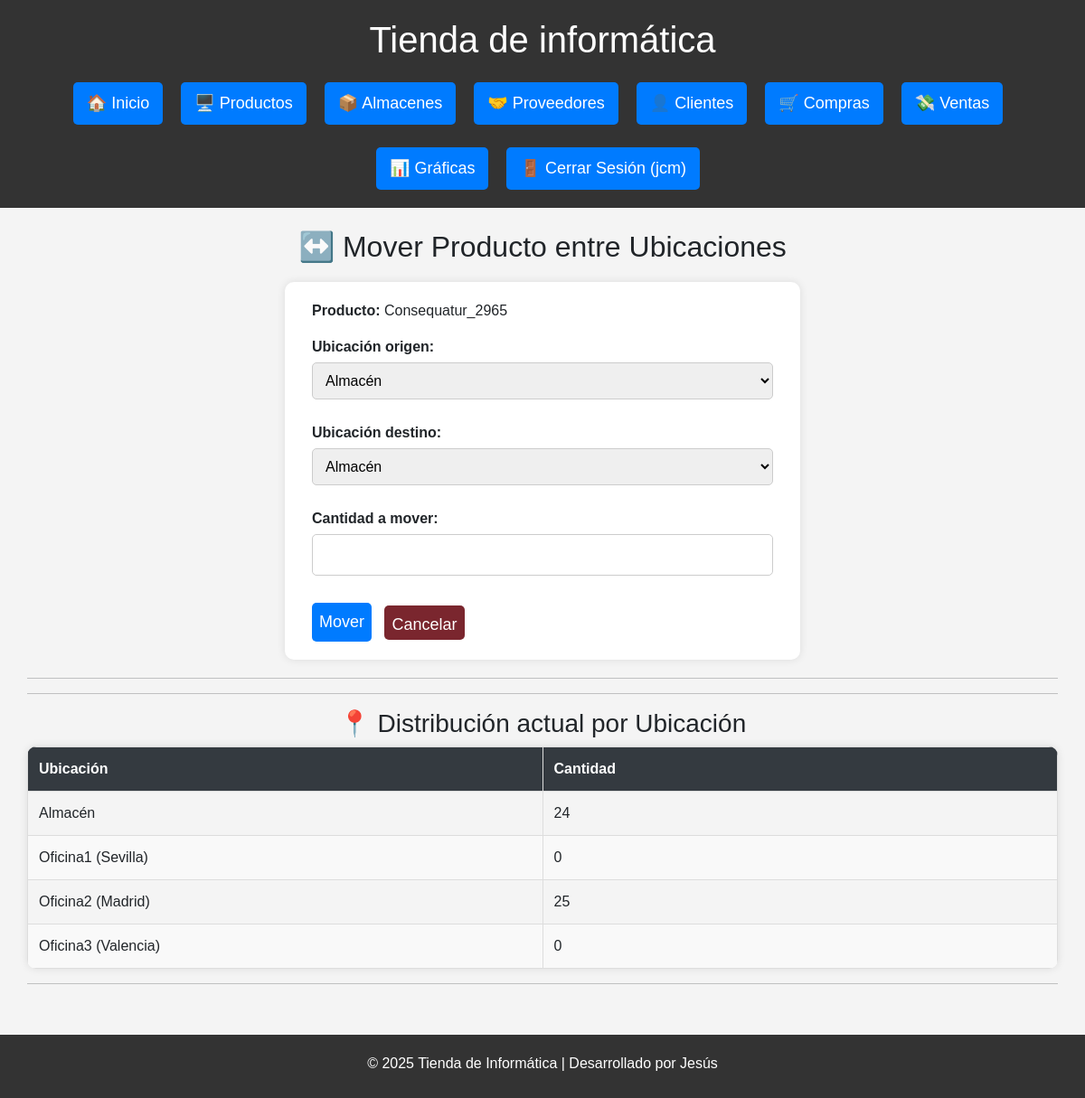
Before: /mover_producto?producto_id=7 (signed in) with the older database file.
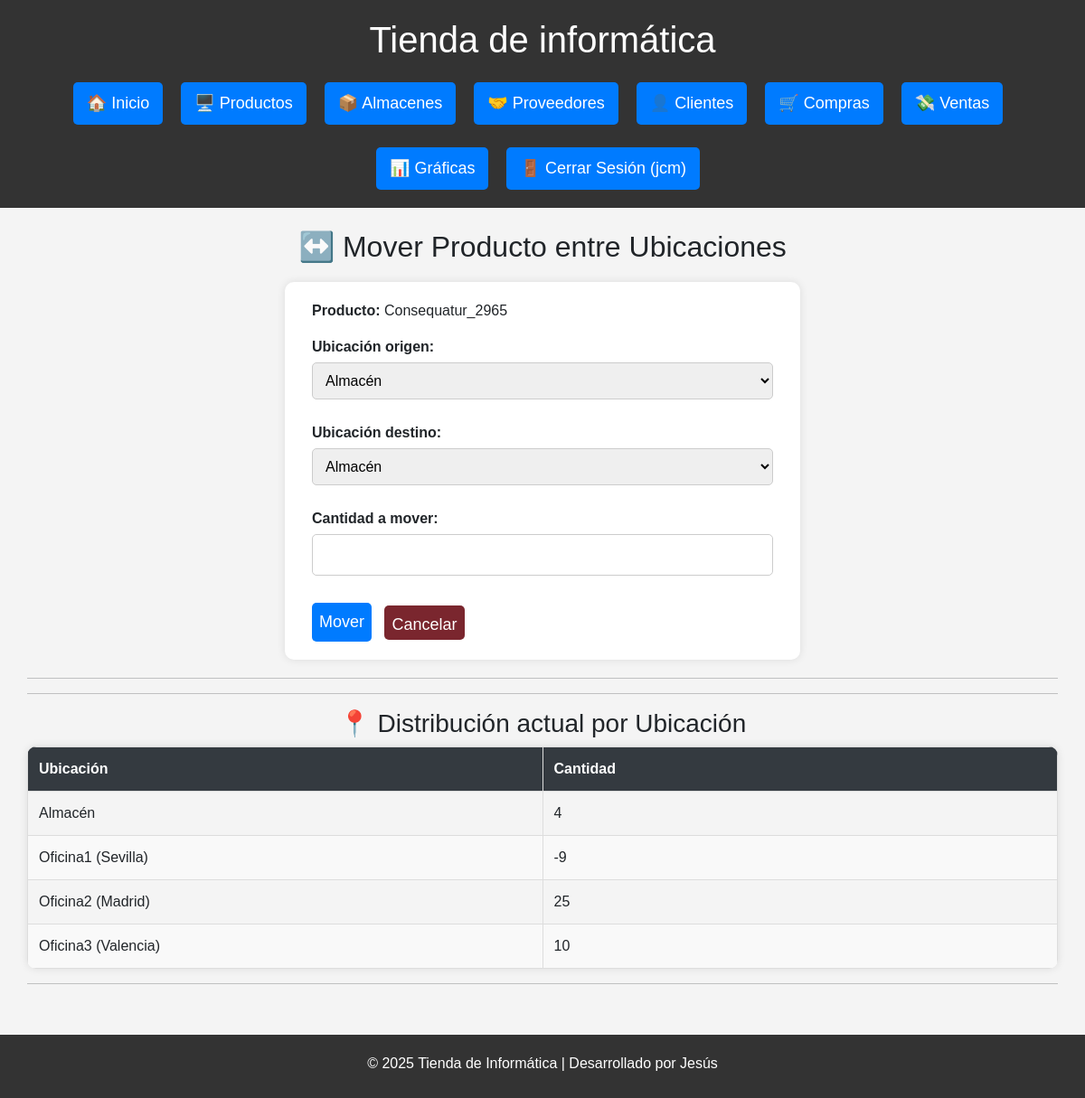
After: the same page with the newer database file.
### db.py (models this page shows)
class Producto(Base):
    __tablename__ = "Producto"
    id = Column(Integer, primary_key=True)
    nombre = Column(String(150), unique=True, nullable=False)
    descripcion = Column(Text)
    categoria_id = Column(Integer, ForeignKey('Categoria.id'), nullable=True)
    precio = Column(Numeric(10, 2), nullable=False)
    stock = Column(Integer, default=0)
    cantidad_total = Column(Integer, default=30)
    fecha_creacion = Column(DateTime, default=func.now())
    categoria = relationship('Categoria', backref=backref('productos', lazy=True))
    ventas = relationship("DetalleVenta", back_populates="producto")

class Ubicacion(Base):
    __tablename__ = "Ubicacion"
    id = Column(Integer, primary_key=True)
    nombre = Column(String(100), unique=True, nullable=False)

class StockPorUbicacion(Base):
    __tablename__ = "StockPorUbicacion"
    id = Column(Integer, primary_key=True)
    producto_id = Column(Integer, ForeignKey("Producto.id"), nullable=False)
    ubicacion_id = Column(Integer, ForeignKey("Ubicacion.id"), nullable=False)
    cantidad = Column(Integer, default=0)
    producto = relationship("Producto", backref="ubicaciones_stock")
    ubicacion = relationship("Ubicacion", backref="stock_producto")

### routes/almacenes.py (the view, shortened to what this page needs)
@almacenes_bp.route('/mover_producto', methods=['GET', 'POST'])
@login_required
def mover_producto():
    producto_id = request.args.get("producto_id")
    ubicaciones = sesion.query(Ubicacion).all()
    producto = sesion.query(Producto).get(producto_id) if producto_id else None
    return render_template("almacenes/mover_producto.html", producto=producto, ubicaciones=ubicaciones)

### db.py (called while the page is built)
def login_required(f):
    @wraps(f)
    def decorated_function(*args, **kwargs):
        if 'usuario' not in session:
            flash('Por favor, inicie sesión para acceder a esta página.', 'error')
            return redirect(url_for('login'))
        return f(*args, **kwargs)
    return decorated_function

### templates/almacenes/mover_producto.html (shortened to what this page needs)
{% extends 'base.html' %}
{% block content %}
<h2>↔️ Mover Producto entre Ubicaciones</h2>
{% if producto %}
<form method="POST">
    <p><strong>Producto:</strong> {{ producto.nombre }}</p>
    <label for="origen_id">Ubicación origen:</label>
    <select name="origen_id" required>
        {% for ubicacion in ubicaciones %}
            <option value="{{ ubicacion.id }}">{{ ubicacion.nombre }}</option>
        {% endfor %}
    </select>
    <label for="destino_id">Ubicación destino:</label>
    <select name="destino_id" required>
        {% for ubicacion in ubicaciones %}
            <option value="{{ ubicacion.id }}">{{ ubicacion.nombre }}</option>
        {% endfor %}
    </select>
    <label for="cantidad">Cantidad a mover:</label>
    <input type="number" name="cantidad" min="1" required>
    <button type="submit" class="btn btn_primary">Mover</button>
    <a href="{{ url_for('almacenes.ver_almacenes') }}" class="btn btn-cancel">Cancelar</a>
</form>
<hr>
{% set cantidades_por_ubicacion = {} %}
{% for entry in producto.ubicaciones_stock %}
    {% set _ = cantidades_por_ubicacion.update({entry.ubicacion.id: entry.cantidad}) %}
{% endfor %}
<hr>
<h3>📍 Distribución actual por Ubicación</h3>
<table class="tabla-estilizada">
    <thead>
        <tr>
            <th>Ubicación</th>
            <th>Cantidad</th>
        </tr>
    </thead>
    <tbody>
        {% for ubicacion in ubicaciones %}
        <tr>
            <td>{{ ubicacion.nombre }}</td>
            <td>{{ cantidades_por_ubicacion.get(ubicacion.id, 0) }}</td>
        </tr>
        {% endfor %}
    </tbody>
</table>
<hr>
{% else %}
    <p>⚠️ No se ha seleccionado un producto.</p>
{% endif %}
{% endblock %}

### templates/base.html (shortened to what this page needs)
<!doctype html>
<html lang="es">
<head>
    <link href="https://cdn.jsdelivr.net/npm/bootstrap@5.1.3/dist/css/bootstrap.min.css" rel="stylesheet">
    <link rel="stylesheet" href="/static/estilos.css">
</head>
<body>
<div class="wrapper">
  <header>
    <h1>{% block header %}Tienda de informática{% endblock %}</h1>
    <nav>
      <ul class="menu">
          <li><a href="{{ url_for('index') }}" class="btn {% if request.endpoint == 'index' %}active{% endif %}">🏠 Inicio</a></li>
          <li><a href="{{ url_for('productos.ver_productos') }}" class="btn {% if 'productos' in request.endpoint %}active{% endif %}">🖥️ Productos</a></li>
          <li><a href="{{ url_for('almacenes.ver_almacenes') }}" class="btn">📦 Almacenes</a></li>
          <li><a href="{{ url_for('proveedores.listar_proveedores') }}" class="btn {% if 'proveedores' in request.endpoint %}active{% endif %}">🤝 Proveedores</a></li>
          <li><a href="{{ url_for('clientes.clientes') }}" class="btn {% if 'clientes' in request.endpoint %}active{% endif %}">👤 Clientes</a></li>
          <li><a href="{{ url_for('compras.compras') }}" class="btn {% if 'compras.' in request.endpoint %}active{% endif %}">🛒 Compras</a></li>
          <li><a href="{{ url_for('ventas.ventas') }}" class="btn {% if request.endpoint.startswith('ventas.') %}active{% endif %}">💸 Ventas</a></li>
          <li><a href="{{ url_for('graficas_py.graficas_python') }}" class="btn {% if request.endpoint.startswith('graficas_py.') or request.endpoint.startswith('graficas.') %}active{% endif %}">📊 Gráficas</a></li>
        {% if 'usuario' in session %}
          <li><a href="{{ url_for('logout') }}" class="btn logout-btn">🚪 Cerrar Sesión ({{ session['usuario'] }})</a></li>
        {% else %}
          <li><a href="{{ url_for('login') }}" class="btn {% if request.endpoint == 'login' %}active{% endif %}">🔐 Iniciar Sesión</a></li>
        {% endif %}
      </ul>
    </nav>
  </header>
  <main class="container mt-4">
    {% block content %}{% endblock %}
  </main>
  <footer>
    <p>&copy; 2025 Tienda de Informática | Desarrollado por Jesús</p>
  </footer>
</div>
</body>
</html>

### static/estilos.css (style rules this page uses)
html, body { height: 100%; margin: 0; padding: 0; font-family: Arial, sans-serif; background-color: #f4f4f4; text-align: center; }
body { overflow-x: hidden; }
.wrapper { display: flex; flex-direction: column; min-height: 100vh; }
main { flex: 1; padding: 20px; }
.container, main { width: 100%; padding: 0; margin: 0 auto; }
header { background: #333; color: white; padding: 20px; }
nav ul.menu { list-style: none; padding: 0; margin: 0; display: flex; flex-wrap: wrap; justify-content: center; gap: 10px; }
nav ul.menu li a { text-decoration: none; color: white; background: #007BFF; padding: 10px 15px; border-radius: 5px; transition: 0.3s; }
form { width: 50%; margin: 20px auto; background: white; padding: 20px 30px; border-radius: 10px; box-shadow: 0 0 10px rgba(0,0,0,0.1); text-align: left; }
form input, form textarea, form select { width: 100%; padding: 10px; margin-top: 5px; margin-bottom: 15px; border: 1px solid #ccc; border-radius: 5px; box-sizing: border-box; font-size: 16px; }
label { font-weight: bold; display: block; margin-top: 10px; }
button, .btn { background: #007BFF; color: white; padding: 8px; border: none; margin-top: 15px; cursor: pointer; font-size: 18px; border-radius: 5px; transition: 0.3s; text-decoration: none; display: inline-block; margin-right: 10px; }
.btn-cancel { background-color: #7a262e; height: 38px; }
.tabla-estilizada { width: 100%; border-collapse: collapse; border-radius: 10px; overflow: hidden; box-shadow: 0 0 10px rgba(0,0,0,0.1); table-layout: fixed; }
.tabla-estilizada thead { background-color: #343a40; color: white; font-weight: bold; }
.tabla-estilizada th, .tabla-estilizada td { padding: 12px; border: 1px solid #ddd; text-align: left; max-width: 200px; word-wrap: break-word; white-space: normal; }
.tabla-estilizada tr:nth-child(even) { background-color: #f9f9f9; }
footer { background: #333; color: white; padding: 10px; width: 100%; text-align: center; margin-top: 40px; padding-top: 20px; }

Changed rows visible on the page:
computed for Ubicacion "Almacén": get "24" → "4"
shown differently, row unchanged: Ubicacion "Oficina1 (Sevilla)": get "0" → (not shown)
added StockPorUbicacion: get "-9"
computed for Ubicacion "Oficina3 (Valencia)": get "0" → "10"
